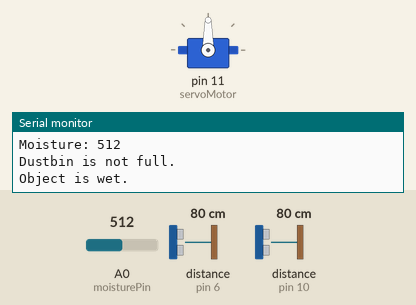
Recording of a sketch running on a simulated Arduino Uno, built with avr-gcc and run on an emulated ATmega328P. Parts: servo, the last lines printed to the serial monitor. Wiring (inferred from the names in the program): 2 × ultrasonic range finder: trigger pin 5, echo pin 6 / trigger pin 9, echo pin 10. The test bench sets the inputs (shaded band); at power-on: distance to the obstacle (sensors on pin 10, pin 6) 80 cm, A0 (moisturePin) = 512. The echo pulse lasts 58.3 µs per cm.

Above: at 6.8 s.
6.9 s: distance to the obstacle (sensor on pin 10) set to 7 cm
14.3 s: distance to the obstacle (sensor on pin 10) set to 4 cm
At 19.9 s:
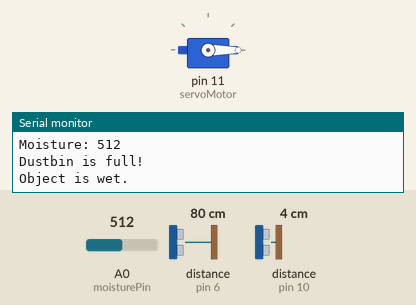
26.2 s: A0 (moisturePin) set to 781
33.0 s: A0 (moisturePin) set to 818
41.7 s: distance to the obstacle (sensor on pin 10) set to 9 cm
At 42.8 s:
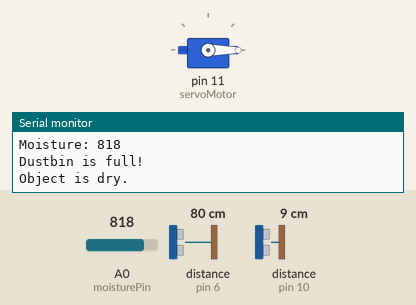
Timing chart, 0 to 44.7 s (numbered marks = the images above; inputs shaded):
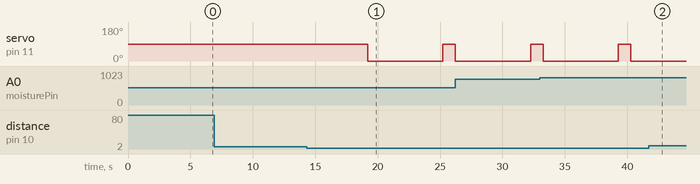

The sketch:

arduino_solved_logic.ino
```cpp
#include <Servo.h>

#define trigPin1 5
#define echoPin1 6
#define trigPin2 9
#define echoPin2 10
#define moisturePin A0
#define fullThreshold 4 // Threshold distance to consider the dustbin full (in centimeters)
#define dustbinHeight 20 // Height of the dustbin (in centimeters)
#define moistureThreshold 800 // Threshold value for moisture sensor

Servo servoMotor;

void setup() {
  Serial.begin(9600);
  pinMode(trigPin1, OUTPUT);
  pinMode(echoPin1, INPUT);
  pinMode(trigPin2, OUTPUT);
  pinMode(echoPin2, INPUT);
  pinMode(moisturePin, INPUT);
  servoMotor.attach(11);
}

void loop() {
  long duration1, distance1, duration2, distance2;

  // Ultrasonic Sensor 1 (for triggering servo motor)
  digitalWrite(trigPin1, LOW);
  delayMicroseconds(2);
  digitalWrite(trigPin1, HIGH);
  delayMicroseconds(2);
  digitalWrite(trigPin1, LOW);
  duration1 = pulseIn(echoPin1, HIGH);
  distance1 = (duration1 * 0.0343) / 2;

  // Ultrasonic Sensor 2 (for measuring dustbin fullness)
  digitalWrite(trigPin2, LOW);
  delayMicroseconds(2);
  digitalWrite(trigPin2, HIGH);
  delayMicroseconds(10);
  digitalWrite(trigPin2, LOW);
  duration2 = pulseIn(echoPin2, HIGH);
  distance2 = (duration2 * 0.0343) / 2;

  // Moisture Sensor Reading
  int moistureValue = analogRead(moisturePin);

  // Print sensor readings to serial monitor
  Serial.print("Distance (Sensor 1): ");
  Serial.print(distance1);
  Serial.println(" cm");
  Serial.print("Distance (Sensor 2): ");
  Serial.print(distance2);
  Serial.println(" cm");
  Serial.print("Moisture: ");
  Serial.println(moistureValue);

  // Check if the dustbin is full
  if (distance2 <= fullThreshold) {
    Serial.println("Dustbin is full!");
    // Trigger servo motor
    servoMotor.write(90); // Rotate servo to 90 degrees
    delay(1000); // Wait for servo to complete rotation (adjust as needed)
    servoMotor.write(0); // Rotate servo back to 0 degrees
    // Here you can add code to trigger an alert or perform any other action
  } else {
    Serial.println("Dustbin is not full.");
  }

  // Check moisture level
  if (moistureValue >= moistureThreshold) {
    Serial.println("Object is dry.");
  } else {
    Serial.println("Object is wet.");
  }

  // Wait for a short time before taking the next measurement
  delay(6000); // Adjust the delay time according to your requirements
}
```

Measured:
- the behaviour switches between 6 and 5 cm on distance to the obstacle (sensor on pin 10) (found by bisection; images 0 and 1)
- after the input at 14.3 s, servo on pin 11 (servoMotor): 90° → 0° after 4.9 s, → 90° 6.0 s later
- after the input at 41.7 s, servo on pin 11 (servoMotor): stays 0° (without the input it goes to 90° after 4.6 s)
